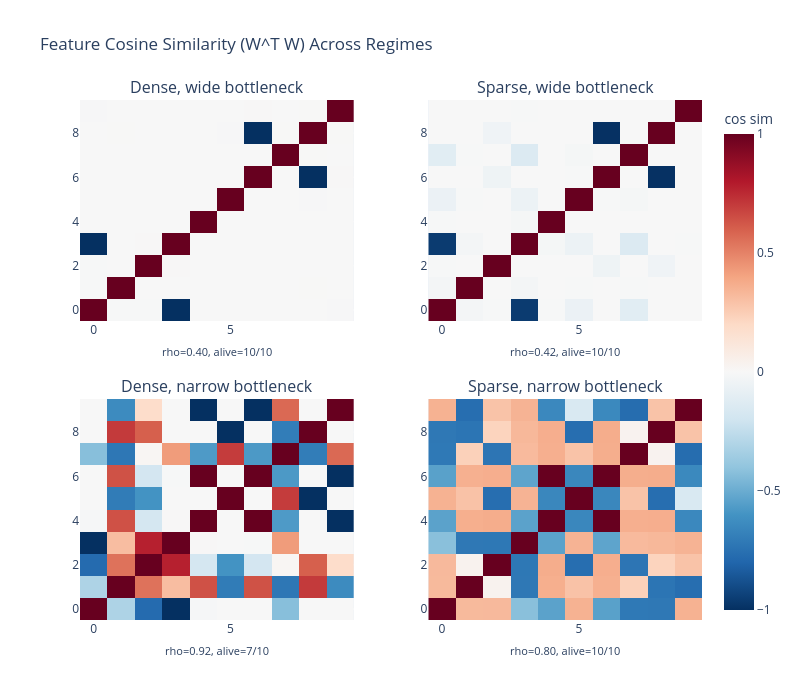

The code cell stored with this chart in its notebook:
### Markdown cell above
**Interpreting the phase diagram:**

The dominant factor is the **bottleneck ratio** (n_hidden / n_features).
When n_hidden >= n_features, superposition drops to near 0 regardless of
sparsity — the model has enough room for orthogonal features.

When n_hidden < n_features, superposition is high across the board.
Sparsity has a much weaker effect on rho_mm than the bottleneck ratio in
this setup. This is because rho_mm measures the *geometric arrangement*
of feature directions (max cosine similarity), not the expected
reconstruction cost. A model can have high geometric superposition yet low
loss if features rarely co-activate.

The **alive features** heatmap shows that when features are sparse, the
model keeps all 10 alive even at extreme compression. At higher p_active
values with small n_hidden, some features are dropped (norm near 0)
because the interference cost of superposing dense features becomes
prohibitive.

---
Part 4: Feature Geometry Snapshots
---
For a few interesting parameter settings, visualize the W^T W matrix
(cosine similarities between feature embeddings). This shows the
geometric structure of how features are arranged in hidden space.

### Code cell
# Pick four parameter settings that span different regimes.
# With 10 features, n_hidden=8 gives mild compression (ratio=0.8) while
# n_hidden=3 creates severe compression (ratio=0.3).
snapshot_configs = [
    {"p_active": 0.3, "n_hidden": 8, "label": "Dense, wide bottleneck"},
    {"p_active": 0.03, "n_hidden": 8, "label": "Sparse, wide bottleneck"},
    {"p_active": 0.3, "n_hidden": 3, "label": "Dense, narrow bottleneck"},
    {"p_active": 0.03, "n_hidden": 3, "label": "Sparse, narrow bottleneck"},
]

N_SNAP_FEATURES = 10

fig = make_subplots(
    rows=2,
    cols=2,
    subplot_titles=[c["label"] for c in snapshot_configs],
    horizontal_spacing=0.12,
    vertical_spacing=0.15,
)

for idx, cfg in enumerate(snapshot_configs):
    gen = torch.Generator(DEVICE).manual_seed(SEED)

    dist = SparseUniform(N_SNAP_FEATURES, p_active=cfg["p_active"], generator=gen)
    ae = TiedLinearRelu(N_SNAP_FEATURES, cfg["n_hidden"], generator=gen)
    tm = ToyModel(dist, ae, device=DEVICE)
    tm.fit(N_EPOCHS, batch_size=BATCH_SIZE, learning_rate=LR)

    cos_sim = tm.cosine_similarity_matrix.cpu().numpy()
    norms = tm.feature_norms.cpu().numpy()
    rho = tm.superposition.item()

    row = idx // 2 + 1
    col = idx % 2 + 1

    # W^T W heatmap (cosine similarities between feature directions)
    fig.add_trace(
        go.Heatmap(
            z=cos_sim,
            colorscale="RdBu_r",
            zmid=0,
            zmin=-1,
            zmax=1,
            showscale=(idx == 1),
            colorbar=dict(title="cos sim", x=1.02) if idx == 1 else None,
            hovertemplate="feat %{x} vs %{y}: %{z:.3f}<extra></extra>",
        ),
        row=row,
        col=col,
    )

    # Annotate with superposition metric and alive count
    n_alive = int((norms > 0.1).sum())
    # Plotly subplot axes: first is "x"/"y", subsequent are "x2","y2", etc.
    ax_suffix = "" if idx == 0 else str(idx + 1)
    fig.add_annotation(
        text=f"rho={rho:.2f}, alive={n_alive}/{N_SNAP_FEATURES}",
        xref=f"x{ax_suffix} domain",
        yref=f"y{ax_suffix} domain",
        x=0.5,
        y=-0.18,
        showarrow=False,
        font=dict(size=11),
    )

fig.update_layout(
    title_text="Feature Cosine Similarity (W^T W) Across Regimes",
    height=700,
    width=800,
)
fig.show()

### Figure 1 — Plotly figure (JSON) as saved in the notebook; plotly's stock layout.template omitted (floating-point values rounded to 4 significant figures)
{"data": [{"colorscale": [[0, "rgb(5,48,97)"], [0.1, "rgb(33,102,172)"], [0.2, "rgb(67,147,195)"], [0.3, "rgb(146,197,222)"], [0.4, "rgb(209,229,240)"], [0.5, "rgb(247,247,247)"], [0.6, "rgb(253,219,199)"], [0.7, "rgb(244,165,130)"], [0.8, "rgb(214,96,77)"], [0.9, "rgb(178,24,43)"], [1, "rgb(103,0,31)"]], "hovertemplate": "feat %{x} vs %{y}: %{z:.3f}<extra></extra>", "showscale": false, "type": "heatmap", "xaxis": "x", "yaxis": "y", "z": [[1.0, -0.004068, -0.002702, -1.0, -0.002332, 3.69e-05, -0.001136, -9.742e-05, -0.0002057, -0.00598], [-0.004068, 1.0, 0.0002763, 0.0015, -1.833e-05, 8.272e-05, -0.0005451, 0.0001462, 0.002743, -0.0002965], [-0.002702, 0.0002763, 1.0, 0.003814, 0.0003932, 0.0001481, -9.264e-05, -0.0004445, 0.001388, 0.0001565], [-1.0, 0.0015, 0.003814, 1.0, -0.001164, 0.0009125, 0.0001788, -0.001008, 0.00111, 0.0005536], [-0.002332, -1.833e-05, 0.0003932, -0.001164, 1.0, -0.0005237, 0.0006298, -8.601e-05, 0.0003735, -0.0006934], [3.69e-05, 8.272e-05, 0.0001481, 0.0009125, -0.0005237, 1.0, 0.001449, 0.0009131, -0.007622, -0.0001459], [-0.001136, -0.0005451, -9.264e-05, 0.0001788, 0.0006298, 0.001449, 1.0, 0.0006239, -0.9999, 0.003618], [-9.742e-05, 0.0001462, -0.0004445, -0.001008, -8.601e-05, 0.0009131, 0.0006239, 1.0, 0.002406, -0.0008823], [-0.0002057, 0.002743, 0.001388, 0.00111, 0.0003735, -0.007622, -0.9999, 0.002406, 1.0, 0.0031], [-0.00598, -0.0002965, 0.0001565, 0.0005537, -0.0006934, -0.0001459, 0.003618, -0.0008823, 0.0031, 1.0]], "zmax": 1, "zmid": 0, "zmin": -1}, {"colorbar": {"title": {"text": "cos sim"}, "x": 1.02}, "colorscale": [[0, "rgb(5,48,97)"], [0.1, "rgb(33,102,172)"], [0.2, "rgb(67,147,195)"], [0.3, "rgb(146,197,222)"], [0.4, "rgb(209,229,240)"], [0.5, "rgb(247,247,247)"], [0.6, "rgb(253,219,199)"], [0.7, "rgb(244,165,130)"], [0.8, "rgb(214,96,77)"], [0.9, "rgb(178,24,43)"], [1, "rgb(103,0,31)"]], "hovertemplate": "feat %{x} vs %{y}: %{z:.3f}<extra></extra>", "showscale": true, "type": "heatmap", "xaxis": "x2", "yaxis": "y2", "z": [[1.0, -0.01943, -0.003377, -0.959, -0.005308, -0.06147, 0.001009, -0.1138, 0.0001368, -0.0005803], [-0.01943, 1.0, -0.0003027, -0.0203, -0.0007308, -0.00323, 0.0004209, -0.004329, -0.001005, -0.001666], [-0.003377, -0.0003027, 1.0, -0.001668, -2.471e-05, -0.0001806, -0.04943, 0.000431, -0.03999, -0.0008054], [-0.959, -0.0203, -0.001668, 1.0, -0.01504, -0.05824, -4.375e-05, -0.14, -0.0002465, -0.003029], [-0.005308, -0.0007308, -2.471e-05, -0.01504, 1.0, -0.002255, -0.0006528, -0.001505, -0.0008493, -0.001566], [-0.06147, -0.00323, -0.0001806, -0.05824, -0.002255, 1.0, -0.003852, -0.01653, -0.0005079, -0.001308], [0.001009, 0.0004209, -0.04943, -4.375e-05, -0.0006528, -0.003852, 1.0, 0.0006092, -0.996, -0.000989], [-0.1138, -0.004329, 0.000431, -0.14, -0.001505, -0.01653, 0.0006092, 1.0, 0.0001363, -6.267e-05], [0.0001369, -0.001005, -0.03999, -0.0002466, -0.0008493, -0.0005078, -0.996, 0.0001363, 1.0, 0.0002341], [-0.0005803, -0.001666, -0.0008054, -0.003029, -0.001566, -0.001308, -0.000989, -6.267e-05, 0.0002341, 1.0]], "zmax": 1, "zmid": 0, "zmin": -1}, {"colorscale": [[0, "rgb(5,48,97)"], [0.1, "rgb(33,102,172)"], [0.2, "rgb(67,147,195)"], [0.3, "rgb(146,197,222)"], [0.4, "rgb(209,229,240)"], [0.5, "rgb(247,247,247)"], [0.6, "rgb(253,219,199)"], [0.7, "rgb(244,165,130)"], [0.8, "rgb(214,96,77)"], [0.9, "rgb(178,24,43)"], [1, "rgb(103,0,31)"]], "hovertemplate": "feat %{x} vs %{y}: %{z:.3f}<extra></extra>", "showscale": false, "type": "heatmap", "xaxis": "x3", "yaxis": "y3", "z": [[1.0, -0.3117, -0.7774, -1.0, -0.007942, -0.002398, 0.001232, -0.4258, -3.061e-05, 0.001064], [-0.3117, 1.0, 0.5481, 0.3108, 0.6404, -0.7034, 0.6389, -0.726, 0.7042, -0.6374], [-0.7774, 0.5481, 1.0, 0.778, -0.1782, -0.5995, -0.1842, 0.01698, 0.6013, 0.1844], [-1.0, 0.3108, 0.778, 1.0, 0.006112, 0.001975, -0.003061, 0.4266, 0.0004538, 0.0007661], [-0.007942, 0.6404, -0.1782, 0.006112, 1.0, 2.534e-05, 1.0, -0.5716, 7.65e-05, -1.0], [-0.002398, -0.7034, -0.5995, 0.001975, 2.534e-05, 1.0, -0.001847, 0.6996, -1.0, -0.001325], [0.001232, 0.6389, -0.1842, -0.003061, 1.0, -0.001847, 1.0, -0.5768, 0.001926, -1.0], [-0.4258, -0.726, 0.01698, 0.4266, -0.5716, 0.6996, -0.5768, 1.0, -0.6986, 0.5736], [-3.061e-05, 0.7042, 0.6013, 0.0004538, 7.651e-05, -1.0, 0.001926, -0.6986, 1.0, 0.00124], [0.001064, -0.6374, 0.1844, 0.0007661, -1.0, -0.001325, -1.0, 0.5736, 0.00124, 1.0]], "zmax": 1, "zmid": 0, "zmin": -1}, {"colorscale": [[0, "rgb(5,48,97)"], [0.1, "rgb(33,102,172)"], [0.2, "rgb(67,147,195)"], [0.3, "rgb(146,197,222)"], [0.4, "rgb(209,229,240)"], [0.5, "rgb(247,247,247)"], [0.6, "rgb(253,219,199)"], [0.7, "rgb(244,165,130)"], [0.8, "rgb(214,96,77)"], [0.9, "rgb(178,24,43)"], [1, "rgb(103,0,31)"]], "hovertemplate": "feat %{x} vs %{y}: %{z:.3f}<extra></extra>", "showscale": false, "type": "heatmap", "xaxis": "x4", "yaxis": "y4", "z": [[1.0, 0.3238, 0.3254, -0.4192, -0.5389, 0.3532, -0.5449, -0.7159, -0.7205, 0.3525], [0.3238, 1.0, 0.03823, -0.7193, 0.364, 0.2917, 0.3589, 0.2376, -0.7339, -0.7645], [0.3254, 0.03823, 1.0, -0.7208, 0.3697, -0.7626, 0.3661, -0.7313, 0.2258, 0.2895], [-0.4192, -0.7193, -0.7208, 1.0, -0.5389, 0.3469, -0.5329, 0.3212, 0.3298, 0.3482], [-0.5389, 0.364, 0.3697, -0.5389, 1.0, -0.6528, 1.0, 0.3633, 0.3654, -0.6469], [0.3532, 0.2917, -0.7626, 0.3469, -0.6528, 1.0, -0.6537, 0.2903, -0.7645, -0.1553], [-0.5449, 0.3589, 0.3661, -0.5329, 1.0, -0.6537, 1.0, 0.3669, 0.3706, -0.6461], [-0.7159, 0.2376, -0.7313, 0.3212, 0.3633, 0.2903, 0.3669, 1.0, 0.03305, -0.7699], [-0.7205, -0.7339, 0.2258, 0.3298, 0.3654, -0.7645, 0.3706, 0.03305, 1.0, 0.2892], [0.3525, -0.7645, 0.2895, 0.3482, -0.6469, -0.1553, -0.6461, -0.7699, 0.2892, 1.0]], "zmax": 1, "zmid": 0, "zmin": -1}], "layout": {"annotations": [{"font": {"size": 16}, "showarrow": false, "text": "Dense, wide bottleneck", "x": 0.22, "xanchor": "center", "xref": "paper", "y": 1, "yanchor": "bottom", "yref": "paper"}, {"font": {"size": 16}, "showarrow": false, "text": "Sparse, wide bottleneck", "x": 0.78, "xanchor": "center", "xref": "paper", "y": 1, "yanchor": "bottom", "yref": "paper"}, {"font": {"size": 16}, "showarrow": false, "text": "Dense, narrow bottleneck", "x": 0.22, "xanchor": "center", "xref": "paper", "y": 0.425, "yanchor": "bottom", "yref": "paper"}, {"font": {"size": 16}, "showarrow": false, "text": "Sparse, narrow bottleneck", "x": 0.78, "xanchor": "center", "xref": "paper", "y": 0.425, "yanchor": "bottom", "yref": "paper"}, {"font": {"size": 11}, "showarrow": false, "text": "rho=0.40, alive=10/10", "x": 0.5, "xref": "x domain", "y": -0.18, "yref": "y domain"}, {"font": {"size": 11}, "showarrow": false, "text": "rho=0.42, alive=10/10", "x": 0.5, "xref": "x2 domain", "y": -0.18, "yref": "y2 domain"}, {"font": {"size": 11}, "showarrow": false, "text": "rho=0.92, alive=7/10", "x": 0.5, "xref": "x3 domain", "y": -0.18, "yref": "y3 domain"}, {"font": {"size": 11}, "showarrow": false, "text": "rho=0.80, alive=10/10", "x": 0.5, "xref": "x4 domain", "y": -0.18, "yref": "y4 domain"}], "height": 700, "title": {"text": "Feature Cosine Similarity (W^T W) Across Regimes"}, "width": 800, "xaxis": {"anchor": "y", "domain": [0, 0.44]}, "xaxis2": {"anchor": "y2", "domain": [0.56, 1]}, "xaxis3": {"anchor": "y3", "domain": [0, 0.44]}, "xaxis4": {"anchor": "y4", "domain": [0.56, 1]}, "yaxis": {"anchor": "x", "domain": [0.575, 1]}, "yaxis2": {"anchor": "x2", "domain": [0.575, 1]}, "yaxis3": {"anchor": "x3", "domain": [0, 0.425]}, "yaxis4": {"anchor": "x4", "domain": [0, 0.425]}}}
